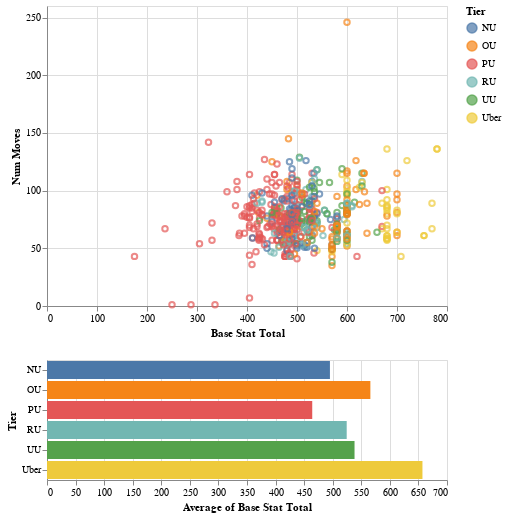

Write notebook code for a chart like this one.
### Markdown cell above
Through this workshop, we'll be working towards creating a plot like this:

### Code cell
multi = alt.selection_multi(fields=['Tier'], empty='all')
interval = alt.selection_interval(encodings=['y'])

scatter = alt.Chart(df).mark_point().encode(
    x='Base Stat Total',
    y='Num Moves',
    color=alt.condition(multi & interval, 'Tier', alt.value('lightgray'))
).properties(
    selection=interval
)

bar = alt.Chart(df).mark_bar().encode(
    x='average(Base Stat Total)',
    y='Tier',
    color=alt.condition(multi, 'Tier', alt.value('lightgray'))
).properties(
    selection=multi
).transform_filter(
    interval
)

plot = scatter & bar
plot

### Figure 1 — Vega-Lite specification as saved in the notebook (floating-point values rounded to 4 significant figures; data arrays with more than 128 entries replaced by an {"elided": "..."} marker saying what was removed)
{"config": {"view": {"continuousWidth": 400, "continuousHeight": 300}}, "vconcat": [{"mark": "point", "encoding": {"color": {"condition": {"type": "nominal", "field": "Tier", "selection": {"and": ["selector001", "selector002"]}}, "value": "lightgray"}, "x": {"type": "quantitative", "field": "Base Stat Total"}, "y": {"type": "quantitative", "field": "Num Moves"}}, "selection": {"selector002": {"type": "interval", "encodings": ["y"]}}}, {"mark": "bar", "encoding": {"color": {"condition": {"type": "nominal", "field": "Tier", "selection": "selector001"}, "value": "lightgray"}, "x": {"type": "quantitative", "aggregate": "average", "field": "Base Stat Total"}, "y": {"type": "nominal", "field": "Tier"}}, "selection": {"selector001": {"type": "multi", "fields": ["Tier"], "empty": "all"}}, "transform": [{"filter": {"selection": "selector002"}}]}], "data": {"name": "data-4ba12c371029303f29772324f5d63a54"}, "$schema": "https://vega.github.io/schema/vega-lite/v4.8.1.json", "datasets": {"data-4ba12c371029303f29772324f5d63a54": {"elided": "553 records"}}}
